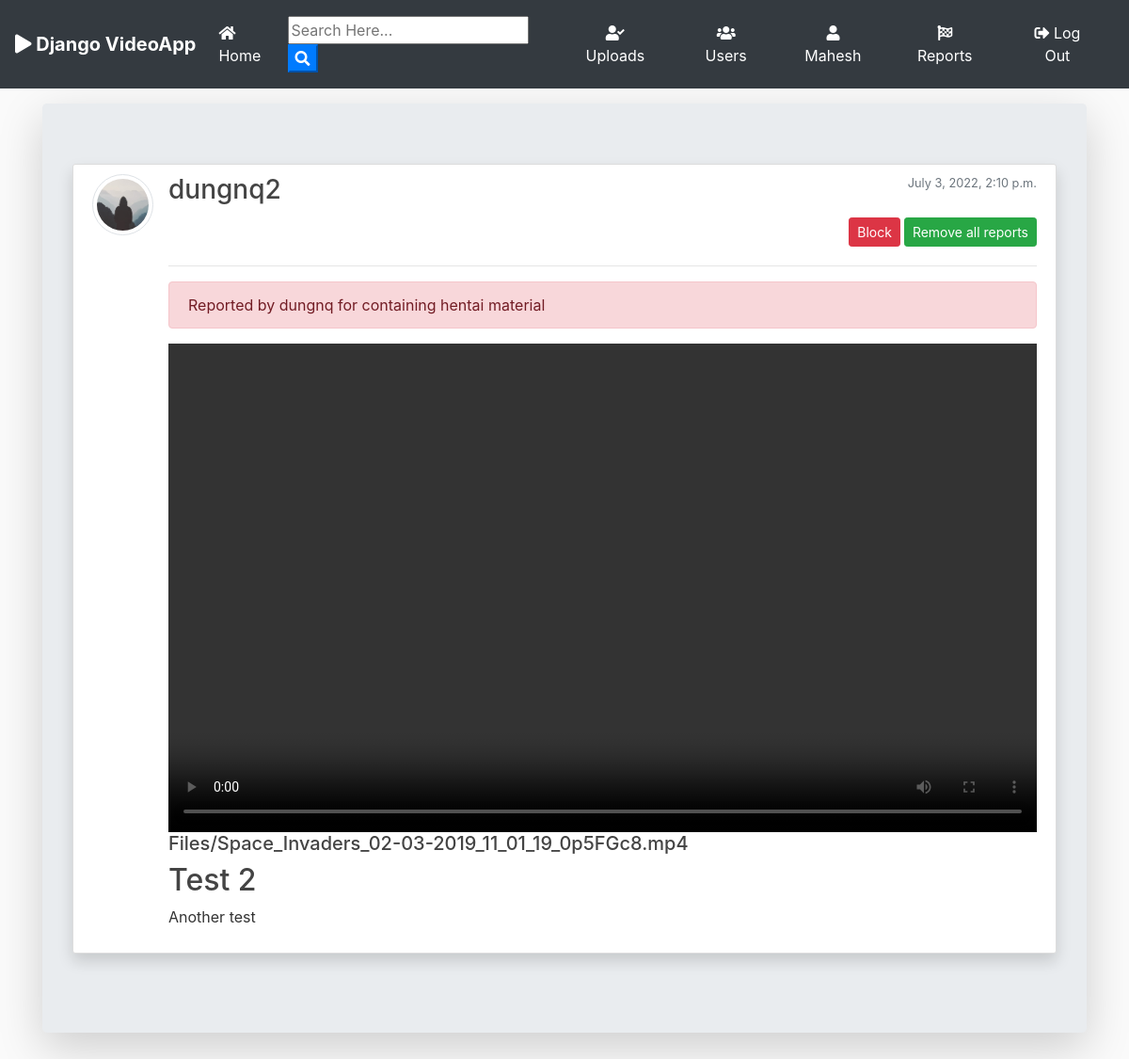
Before: /reports/28/ (signed in) with the older database file.
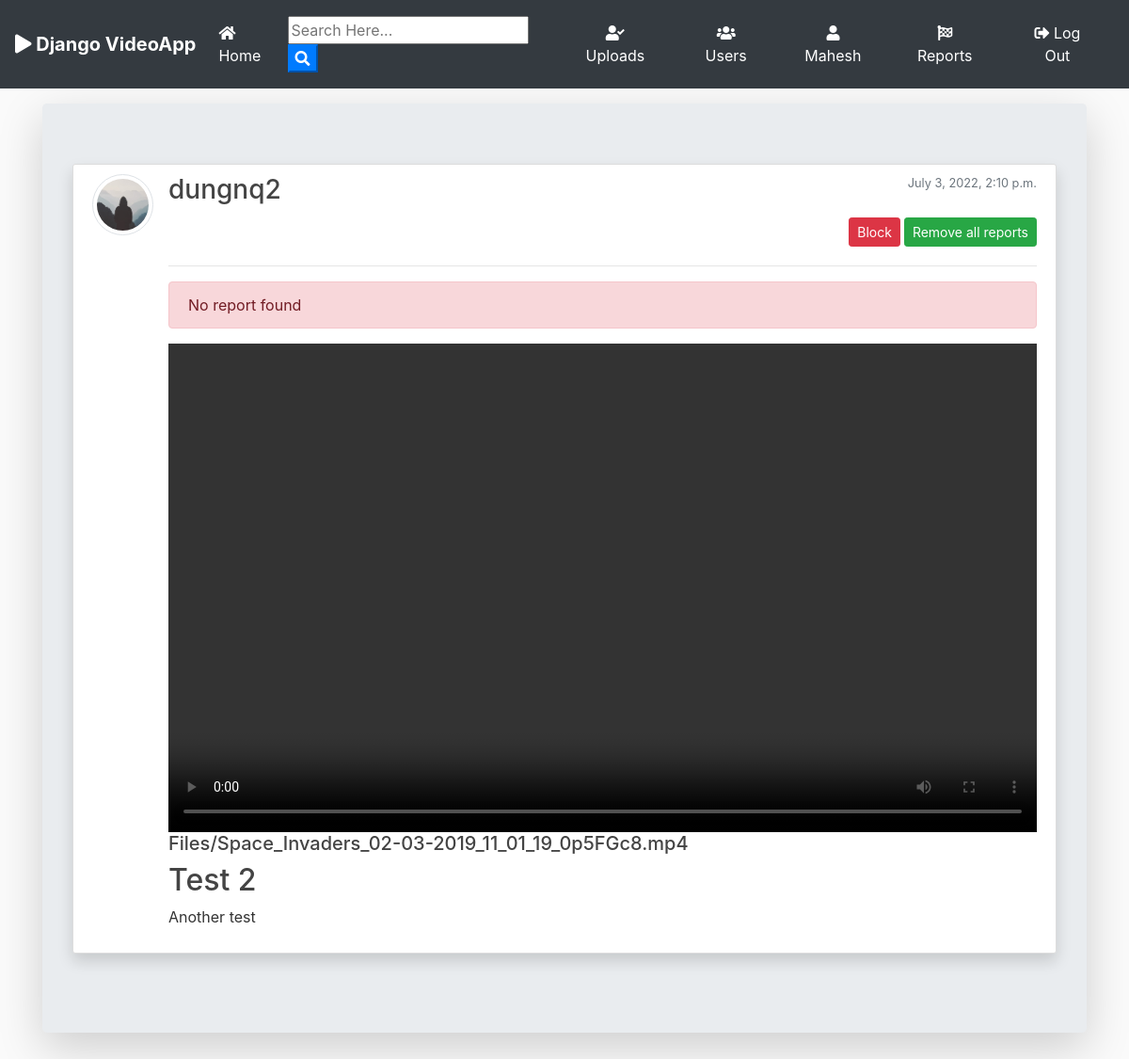
After: the same page with the newer database file.
### blog/models.py (models this page shows)
class Report(models.Model):
	reporter = models.ForeignKey(User, on_delete=models.CASCADE)
	video = models.ForeignKey(Post, on_delete=models.CASCADE)
	label = models.TextField(max_length=10, default='N/A')
	status = models.CharField(max_length=1, default='S')
	date_submitted = models.DateTimeField(default=timezone.now)

### blog/views.py (the view)
# urls.py: path('reports/<int:id>/', ReportDetailView.as_view(), name='report-detail'),
class ReportDetailView(LoginRequiredMixin, UserPassesTestMixin, ListView):
    model = Report
    template_name = 'blog/report_detail.html'
    context_object_name = 'reports'
    paginate_by = 3
    def get_queryset(self):
        post = get_object_or_404(Post, pk=self.kwargs.get('id'))
        return Report.objects.filter(status='S', video=post).order_by('-date_submitted')
    def test_func(self):
        return self.request.user.is_superuser
    def get_context_data(self, **kwargs):
        context = super(ReportDetailView, self).get_context_data(**kwargs)
        context.update({
            'post': get_object_or_404(Post, pk=self.kwargs.get('id')),
        })
        return context

### blog/models.py (called while the page is built)
	def extension(self):
		name, extension = os.path.splitext(self.file.name)
		return extension

### blog/templates/blog/report_detail.html (shortened to what this page needs)
{% extends "blog/base.html" %}
{% load static %}
{% block content %}
<div class="jumbotron mt-3 shadow-lg">
<article class="media content-section shadow ">
   <a href="{{ post.author.profile.image.url }} " target="_blank"> <img src="{{ post.author.profile.image.url }}  " alt="" class="article-img rounded-circle img-thumbnail img-fluid">
   </a>
    <div class="media-body">
      <div class="">
        <div class="d-flex justify-content-between">
        <a class="mr-2 mt-0 mb-0  text-dark" href="{% url 'user-posts' post.author.username  %}"><h3>{{ post.author }}</h3></a>
        <small class="text-muted  text-align-right">{{ post.date_posted }}</small>
        </div>
        <div class="form-group mt-0 pt-0 d-flex justify-content-end">
            {% if post.status == 'A' %}
            <button class="btn btn-danger btn-sm mt-1 mb-1 mr-1 flex-last" data-toggle="modal" data-target="#blockForm"> Block </button>
            {% elif post.status == 'F' %}
            <a class="btn btn-success btn-sm mt-1 mb-1 mr-1 flex-last" href="{% url 'request-approve' post.id %}"> Unblock </a>
            {% endif %}
            <button class="btn btn-success btn-sm mt-1 mb-1 flex-last" data-toggle="modal" data-target="#deleteForm"> Remove all reports </button>
          </div>
        <hr>
        <div class="alert alert-danger" role="alert">
        {% if reports %}
          {% for report in reports %}
              <div>Reported by {{ report.reporter }} for containing {{ report.label }} material</div>
          {% endfor %}
        {% else %}
            No report found
        {% endif %}
        </div>
      </div>
      <div>
        {% if post.file %}
          {% if post.extension == '.jpg' or post.extension == 'jpeg' or post.extension == 'png' %}
            <a href="{{ post.file.url }}"  download ><img src="{{ post.file.url }}" alt="" class="img-fluid "></a>
            <a href="{{ post.file.url }}"  download class="text-dark"><h5>{{ post.file }}</h5></a>
          {% elif post.extension == '.mp4' %}
            <div class="embed-responsive embed-responsive-16by9">
              <video id="video-1_html_api" class="vjs-tech" preload="auto" autoplay controls>
                <source src="{{ post.file.url }}" type="video/mp4" class="embed-responsive">
              </video>
            </div>
            <a href="{{ post.file.url }}"  download class="text-dark"><h5>{{ post.file }}</h5></a>
          {% else %}
            <a href="{{ post.file.url }}"  download class="text-dark"><h5>{{ post.file }}</h5></a>
          {% endif %}
        {% endif %}
      </div>
      <h2>{{ post.title }}</h2>
      <p class="article-content">{{ post.content }}</p>
    </div>
  </article>
{% endblock content %}

Changed rows visible on the page:
no longer on this page (row edited): Report: reporter "dungnq", label "hentai"
Other visible differences:
text now shown: "No report found"
